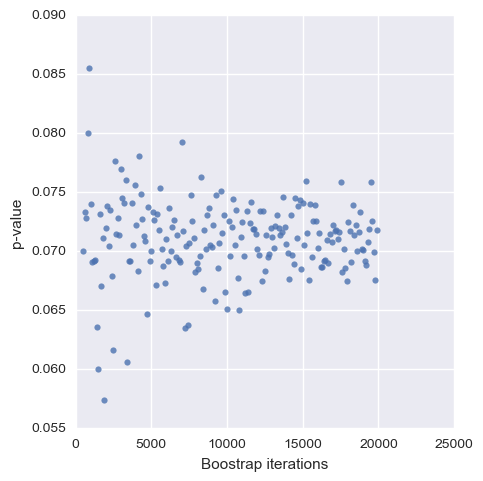

Write the Python code that produced this figure.
import matplotlib
matplotlib.use('Agg')

import pandas as pd
import random
import matplotlib.pyplot as plt
import seaborn as sns

import numpy as np 
import numpy.random as npr


def permutation_resampling(num_samples, case, control):
    """Returns p-value that statistic for case is different
    from statistc for control."""

    observed_diff = abs(np.mean(case) - np.mean(control))
    num_case = len(case)

    combined = np.concatenate([case, control])
    diffs = []
    for i in range(num_samples):
        xs = npr.permutation(combined)
        diff = np.mean(xs[:num_case]) - np.mean(xs[num_case:])
        diffs.append(diff)

    pval = (np.sum(diffs > observed_diff))/float(num_samples)
    return pval


# def permutation_resampling(iterations, new, old):
# 	#data =  pd.concat([old,new], ignore_index = True).values
# 	data = np.concatenate([new,old])
# 	print data.shape
# 	#samples  = np.random.choice(data,replace = True, size = [iterations, len(data)])

# 	samples = []

# 	for i in range(iterations):
# 		s = np.random.permutation(data)
# 		samples.append(s)


# 	data_mean = (new.mean() - old.mean())
	
# 	vals = []
# 	for sample in samples:
# 		sample_new, sample_old = sample[:len(new)], sample[len(new):] 
	
# 		sta = (sample_new.mean() - sample_old.mean() )

# 		if (sta > data_mean):
# 			higher = 1.0
# 		else:
# 			higher = 0.0
# 		vals.append(higher)
# 	b = np.array(vals)
# 	#print b.mean()
# 	return b.mean()
	




if __name__ == "__main__":
	df = pd.read_csv('./vehicles.csv')
	#print df
	new =  df[df.columns[0]].dropna().values
	old =  df[df.columns[1]].dropna().values
	
	
	#new = np.array([100.0,102]*5)
	#old = np.array([100.0,99]*20)
	# old = np.array([0,0,0,0,0,0,1,0,0,1,0])
	# new = np.array([1,0,0,1,1,1,0,0,0,1,0])

	old = np.array([0,1,1,1,0,1,1,0,0,1,0])
	new = np.array([0,1,1,0,1,1,0,1,1,1,0,0,1,1,1,1,1,1,1])


	print((old.mean(), new.mean(), len(old), len(new),  new.mean() - old.mean()))
	#exit()
	boots = []
	for i in range(500,20000,100):
		boot = permutation_resampling(i, new, old)
		print((i,boot))
		boots.append([i,boot])


	df_boot = pd.DataFrame(boots,  columns=['Boostrap iterations','p-value'])
	sns_plot = sns.lmplot(df_boot.columns[0],df_boot.columns[1], data=df_boot, fit_reg=False)


	sns_plot.axes[0,0].set_xlim(0,)
	sns_plot.savefig("permutations.png",bbox_inches='tight')
	sns_plot.savefig("permutations.pdf",bbox_inches='tight')

	
	
	
	#print ("Mean: %f")%(np.mean(data))
	#print ("Var: %f")%(np.var(data))
	


	